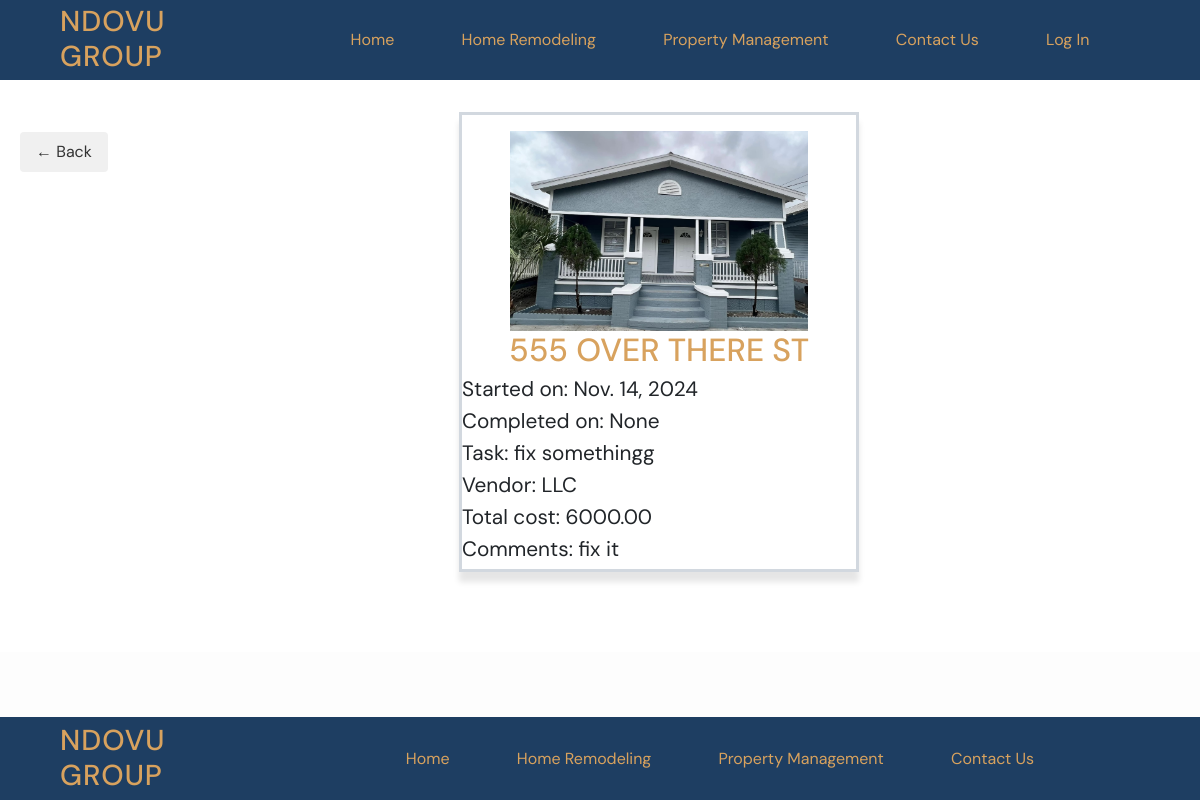
The app's page /projects/1/, older data.
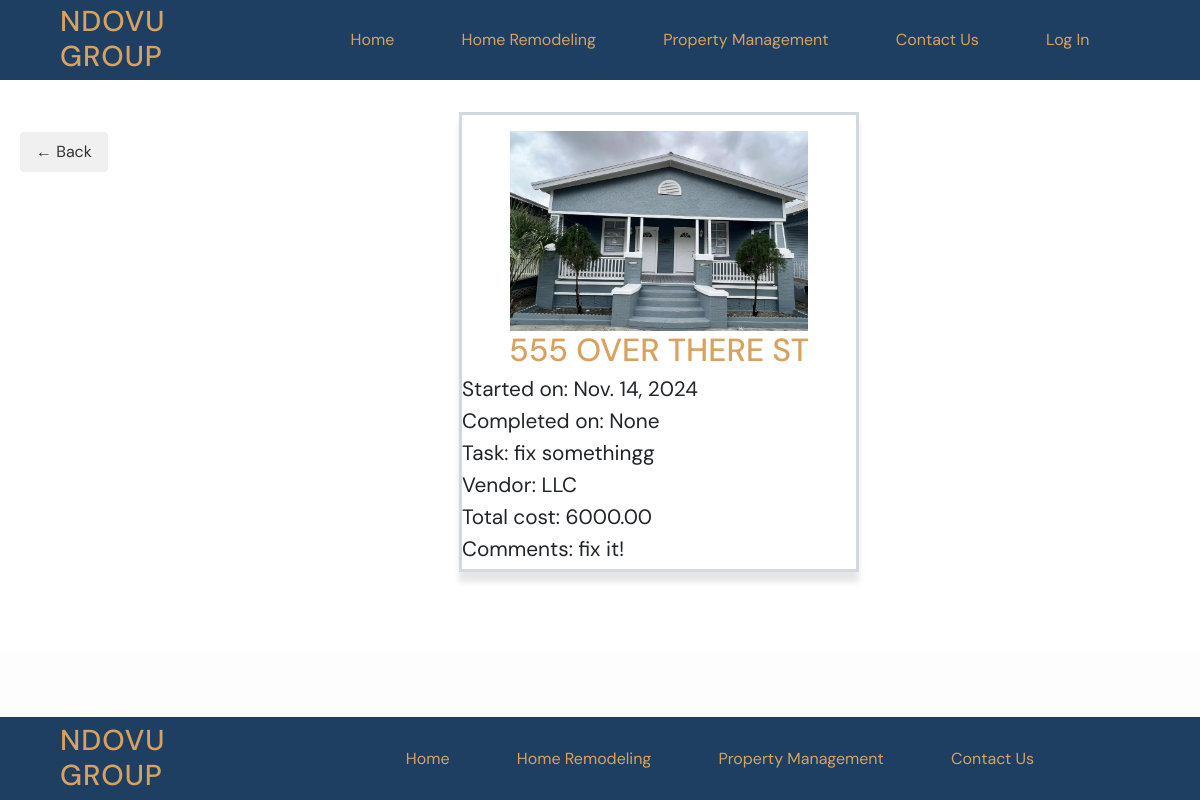
The same page, newer data.
### projects/models.py (models this page shows, shortened)
class Project(models.Model):
    name = models.CharField(max_length=128)
    image = models.ImageField(upload_to="static/img")
    tasks = models.CharField(max_length=200)
    vendor = models.CharField(max_length=50)
    total_cost = MoneyField(max_digits=14, decimal_places=2, default_currency='USD')
    comments = models.TextField()
    start_date = models.DateField(null=True, blank=True)
    complete_date = models.DateField(null=True, blank=True)

### projects/views.py (the view)
# urls.py: path("<int:pk>/", views.ProjectDetailView.as_view(), name="detail"),
class ProjectDetailView(DetailView): # read single, reads a single copy for read-only
        template_name = "projects/detail_project.html"
        model = Project

### templates/projects/detail_project.html (shortened to what this page needs)
{% extends 'base.html' %}
{% load static %}
{% block content %}
<div class="projects-list center-row">
    <div class="project-card">
        <img src="{{ project.image.url }}" alt="house">
        <h1> {{ project.name }} </h1>
        <p> Started on: {{ project.start_date }} </p>
        <p> Completed on: {{ project.complete_date }} </p>
        <p> Task: {{ project.tasks }} </p>
        <p> Vendor: {{ project.vendor }} </p>
        <p> Total cost: {{ project.total_cost }} </p>
        <p> Comments: {{ project.comments }} </p>
    </div>
    <a href="{% url 'list' %}" class="back-button">← Back</a>
</div>
{% endblock content %}

Row changes from the older to the newer data that the page shows:
changed Project "555 OVER THERE ST": comments "fix it" → "fix it!"
